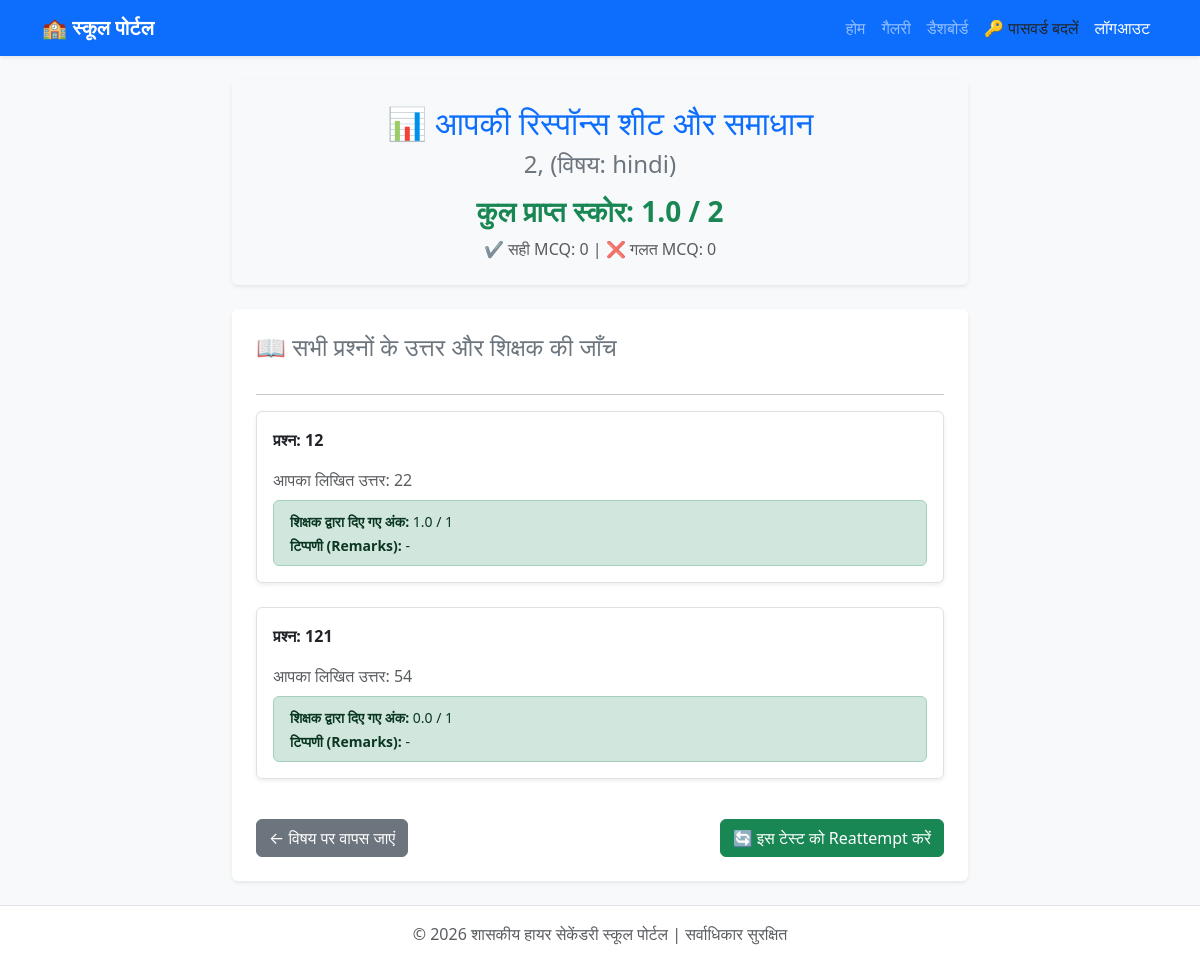
The page /test/solution/6/ (signed in) on the database as committed earlier.
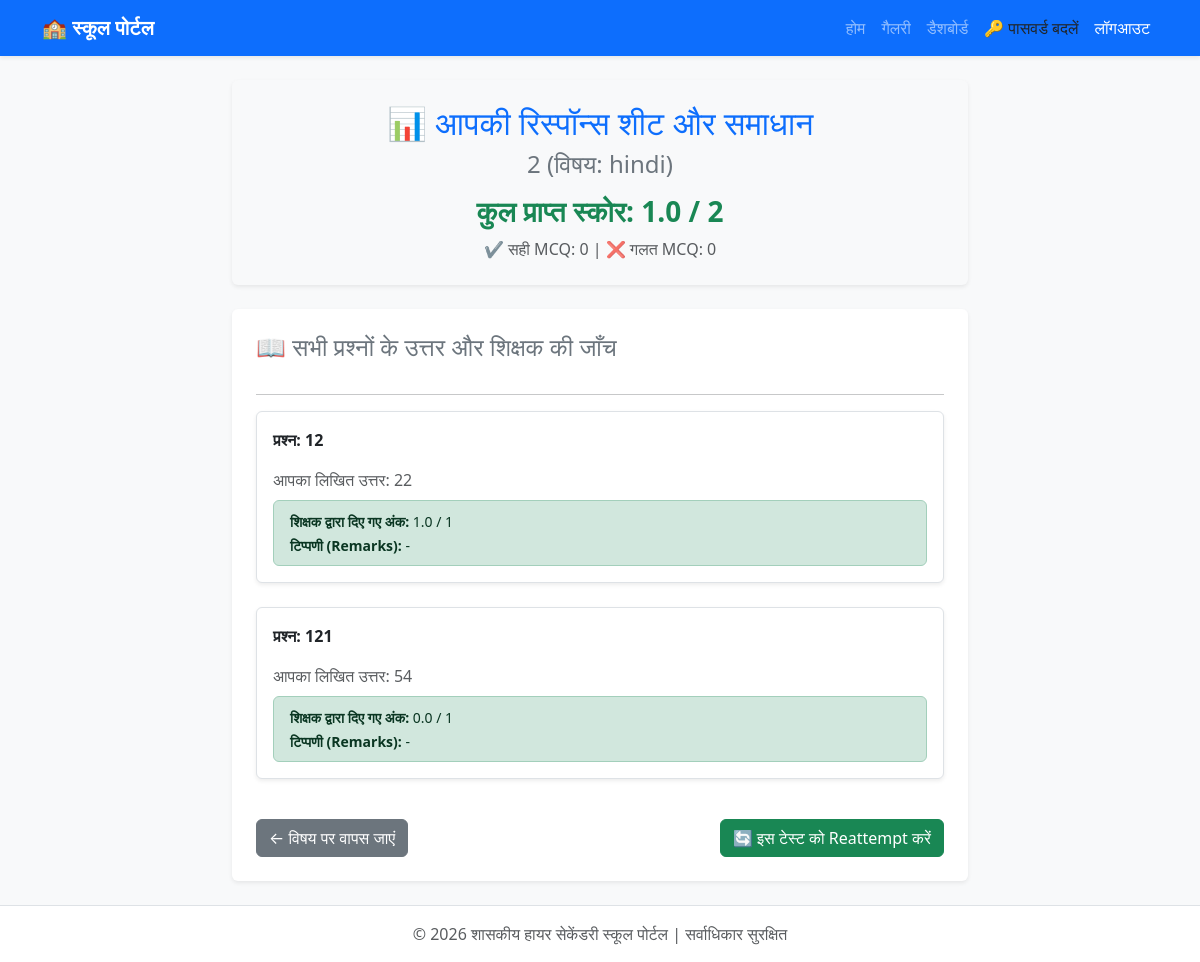
The same page on the database as committed later.
### core/models.py (models this page shows, shortened)
class MockTest(models.Model):
    CLASS_CHOICES = [
        ('6th', 'Class 6th'), ('7th', 'Class 7th'), ('8th', 'Class 8th'),
        ('9th', 'Class 9th'), ('10th', 'Class 10th'), ('11th', 'Class 11th'), ('12th', 'Class 12th')
    ]
    title = models.CharField(max_length=200, verbose_name="Test Naam")
    school_class = models.CharField(max_length=10, choices=CLASS_CHOICES, verbose_name="Kiske liye Class")
    subject = models.CharField(max_length=100, verbose_name="Subject")
    created_at = models.DateTimeField(auto_now_add=True)

### core/views.py (the view)
# urls.py: path('test/solution/<int:test_id>/', views.view_solution, name='view_solution'),
@login_required
def view_solution(request, test_id):
    test = get_object_or_404(MockTest, id=test_id)
    questions = test.questions.all()
    saved_answers_data = []
    obtained_score = 0
    total_score = 0
    correct_count = 0
    incorrect_count = 0
    for q in questions:
        total_score += q.max_marks
        latest_ans = StudentAnswer.objects.filter(student=request.user, question=q).order_by('-submitted_at').first()
        evaluation = None
        if latest_ans:
            if q.question_type == 'mcq':
                if latest_ans.is_correct:
                    obtained_score += q.max_marks
                    correct_count += 1
                else:
                    incorrect_count += 1
            else:
                evaluation = Evaluation.objects.filter(student_answer=latest_ans).first()
                if evaluation:
                    obtained_score += evaluation.obtained_marks
        def get_opt_text(opt_letter):
            if opt_letter == 'A': return q.option_a
            if opt_letter == 'B': return q.option_b
            if opt_letter == 'C': return q.option_c
            if opt_letter == 'D': return q.option_d
            return ''
        student_opt_full = ""
        correct_opt_full = ""
        if latest_ans and latest_ans.selected_option:
            student_opt_full = f"{latest_ans.selected_option}) {get_opt_text(latest_ans.selected_option)}"
        if q.correct_option:
            correct_opt_full = f"{q.correct_option}) {get_opt_text(q.correct_option)}"
        saved_answers_data.append({
            'answer': latest_ans,
            'evaluation': evaluation,
            'student_opt_full': student_opt_full,
            'correct_opt_full': correct_opt_full
        })
    return render(request, 'core/view_solution.html', {
        'test': test,
        'saved_answers_data': saved_answers_data,
        'obtained_score': obtained_score,
        'total_score': total_score,
        'correct_count': correct_count,
        'incorrect_count': incorrect_count
    })

### core/templates/core/view_solution.html (shortened to what this page needs)
{% extends 'core/base.html' %}
{% block content %}
<div class="row justify-content-center">
    <div class="col-md-8">
        <div class="card shadow-sm border-0 p-4 mb-4 text-center bg-light">
            <h2 class="text-primary mb-2">📊 आपकी रिस्पॉन्स शीट और समाधान</h2>
            <h4 class="text-secondary mb-3">{{ test.title }} (विषय: {{ test.subject }})</h4>
            <h3 class="fw-bold text-success">कुल प्राप्त स्कोर: {{ obtained_score }} / {{ total_score }}</h3>
            <p class="mb-0 text-muted">✔️ सही MCQ: {{ correct_count }} | ❌ गलत MCQ: {{ incorrect_count }}</p>
        </div>
        <div class="card shadow-sm border-0 p-4">
            <h4 class="text-secondary mb-3">📖 सभी प्रश्नों के उत्तर और शिक्षक की जाँच</h4>
            <hr>
            {% for item in saved_answers_data %}
                <div class="mb-4 p-3 border rounded bg-white shadow-sm">
                    <p class="fw-bold text-dark">प्रश्न: {{ item.answer.question.question_text }}</p>
                    {% if item.answer.question.question_type == 'mcq' %}
                        <p class="mb-1">आपने चुना था: <strong class="{% if item.answer.is_correct %}text-success{% else %}text-danger{% endif %}">{{ item.student_opt_full|default:"कोई विकल्प नहीं चुना" }}</strong></p>
                        <p class="mb-0 text-success"><strong>सही उत्तर: {{ item.correct_opt_full }}</strong></p>
                    {% else %}
                        <p class="mb-1 text-muted">आपका लिखित उत्तर: {{ item.answer.answer_text|default:"लिखित उत्तर उपलब्ध नहीं" }}</p>
                        {% if item.evaluation %}
                            <div class="alert alert-success mt-2 mb-0 py-2">
                                <small><strong>शिक्षक द्वारा दिए गए अंक:</strong> {{ item.evaluation.obtained_marks }} / {{ item.answer.question.max_marks }}</small><br>
                                {% if item.evaluation.teacher_remarks %}
                                    <small><strong>टिप्पणी (Remarks):</strong> {{ item.evaluation.teacher_remarks }}</small>
                                {% endif %}
                            </div>
                        {% else %}
                            <div class="alert alert-warning mt-2 mb-0 py-2">
                                <small>⏳ इस प्रश्न की जाँच अभी शिक्षक द्वारा बाकी है।</small>
                            </div>
                        {% endif %}
                    {% endif %}
                </div>
            {% empty %}
                <p class="text-muted text-center">कोई उत्तर नहीं मिला।</p>
            {% endfor %}
            <div class="d-flex justify-content-between mt-3">
                <a href="{% url 'subject_tests' test.subject %}" class="btn btn-secondary">← विषय पर वापस जाएं</a>
                <a href="{% url 'take_test' test.id %}" class="btn btn-success">🔄 इस टेस्ट को Reattempt करें</a>
            </div>
        </div>
    </div>
</div>
{% endblock %}

Rows that differ between the two databases and show on the page:
changed MockTest "hindi": title "2," → "2"
